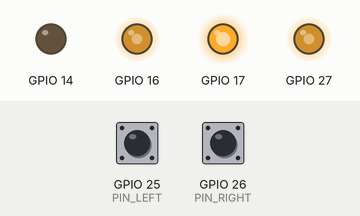
This sketch was run on a simulated ESP32. Parts: output pins drawn as LEDs (lit = HIGH). Dashed ring = blinking. Inputs (shaded band) come from the test bench; at power-on: GPIO 25 (PIN_LEFT) LOW, GPIO 26 (PIN_RIGHT) LOW. WiFi joins after 1.5 s; servers stay silent unless stated; what the sketch prints to the serial monitor is not drawn.

Above: at 2.7 s.
2.8 s: GPIO 25 (PIN_LEFT) pulled HIGH for 1 s
At 4.5 s:
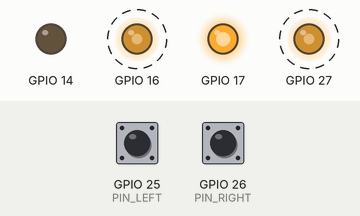
5.5 s: GPIO 26 (PIN_RIGHT) pulled HIGH for 0.15 s
At 7.3 s:
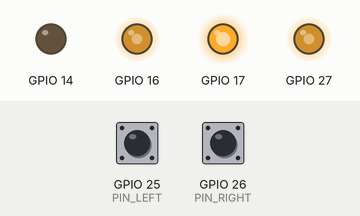
Timing chart, 0 to 8.8 s (numbered marks = the images above; inputs shaded):
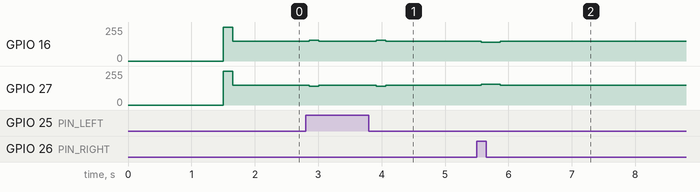

The sketch:

3_encoders.ino
```cpp
#include <WiFi.h>
#include <WiFiUdp.h>

const char ssid[] = "Testy";
const char pass[] = "22222222";
const char addr[] = "server.tasty";
int port = 7001;

int l = 0, r = 0;
int prev_l = 0, prev_r = 0;
int PIN_LEFT = 25, PIN_RIGHT = 26;
int k_p = 8;

WiFiUDP udp, udp1;
xTaskHandle task_enc, task_sync, task_recv;

void init_drive(int PWM_LEFT, int PWM_RIGHT, int SPIN_LEFT, int SPIN_RIGHT) {
   pinMode(SPIN_RIGHT, OUTPUT);
   pinMode(SPIN_LEFT, OUTPUT);
   ledcSetup(0, 5000, 8);
   ledcSetup(1, 5000, 8);
   ledcAttachPin(PWM_LEFT, 0);
   ledcAttachPin(PWM_RIGHT, 1);
}

void drive(int left, int right){
   // LEFT MOTOR
   digitalWrite(14, (int) (left < 0));
   ledcWrite(0, abs(left));
   // RIGHT MOTOR
   digitalWrite(17, (int) (right > 0));
   ledcWrite(1, abs(right));
}

void setup(){
   Serial.begin(115200);
   // PINS
   pinMode(PIN_LEFT, INPUT);
   pinMode(PIN_RIGHT, INPUT);
   // PWM
   init_drive(27, 16, 14, 17);
   // WIFI
   Serial.println("[WIFI_CONNECTION]");
   WiFi.mode(WIFI_STA);
   WiFi.begin(ssid, pass);
   if (WiFi.waitForConnectResult() != WL_CONNECTED){
      Serial.println("[WIFI_FAIL]");
      delay(1000);
      ESP.restart();
   }
   Serial.printf("Success\nIP: %s", WiFi.localIP().toString().c_str());
   // UDP
   udp.begin(WiFi.localIP(), 7000);
   udp1.begin(7002);
   // TASKS
   xTaskCreatePinnedToCore(encoders, "encoders", 10000, NULL, 1, &task_enc, 0);
   xTaskCreatePinnedToCore(sync, "sync", 10000, NULL, 1, &task_sync, 1);
   xTaskCreatePinnedToCore(recv_params, "recv_params", 10000, NULL, 1, &task_recv, 1);
   // MOVEMENT
   drive(255, 255);
}

void loop(){
   delay(10);
}

void encoders(void*params){
   // count encoders
   while (true){
      int curr_r = digitalRead(PIN_RIGHT), curr_l = digitalRead(PIN_LEFT);
      if (curr_r != prev_r) {
         prev_r = curr_r;
         r += 1;
      }
      if (curr_l != prev_l) {
         prev_l = curr_l;
         l += 1;
      }
      delay(20);
   }
}

void send_logs(int P) {
   // send logs to server
   udp.beginPacket(addr, port);
   std::string pack = "l: ";
   pack += std::to_string(150 + P);
   pack += " r: ";
   pack += std::to_string(150 - P);
   pack += " diff (2 * P): ";
   pack += std::to_string(2 * P);

   udp.println(pack.c_str());
   udp.endPacket();
}

void recv_params(void* params) {
   // receive params for PID
   while (true) {
      udp1.parsePacket();
      uint8_t buffer[20];
      if (udp1.read(buffer, 20) > 0) {
         // Serial.println((char *) buffer);
         k_p = std::stoi(std::string((char *) buffer));
      }
      delay(50);
      Serial.printf("k_p %d\n", k_p);
   }
}

void sync(void* params){
   // synchronization of motors
   while (true){
      int prev_l = l, prev_r = r;
      delay(150);
      prev_l = l - prev_l;
      prev_r = r - prev_r;
      // int pid = computePID(prev_r-prev_l, 0, 3, 0, 0, 100);
      int err = prev_r - prev_l;
      int P = k_p * err;
      // Serial.printf("l %d r %d prev_l %d prev_r %d\n", 150+pid, 150-pid, prev_l, prev_r);
      drive(150 + P, 150 - P);
      send_logs(P);
   }
}

// int computePID(float input, float setpoint, float kp, float ki, float kd, float dt) {
//    float err = setpoint - input;
//    static float integral = 0, prevErr = 0;
//    integral += err * dt;
//    float D = (err - prevErr) / dt;
//    prevErr = err;
//    return (err * kp + integral * ki + D * kd);
// }
```

Measured:
- after the input at 2.8 s, GPIO 16: alternates 157/255 for 0.15 s and 149/255 for 0.90 s, starting after 0.06 s; GPIO 27: alternates 149/255 for 0.90 s and 141/255 for 0.15 s, starting after 0.06 s
- after the input at 5.5 s, GPIO 16: 149/255 → 141/255 after 0.07 s, → 149/255 0.30 s later; GPIO 27: 149/255 → 157/255 after 0.07 s, → 149/255 0.30 s later
